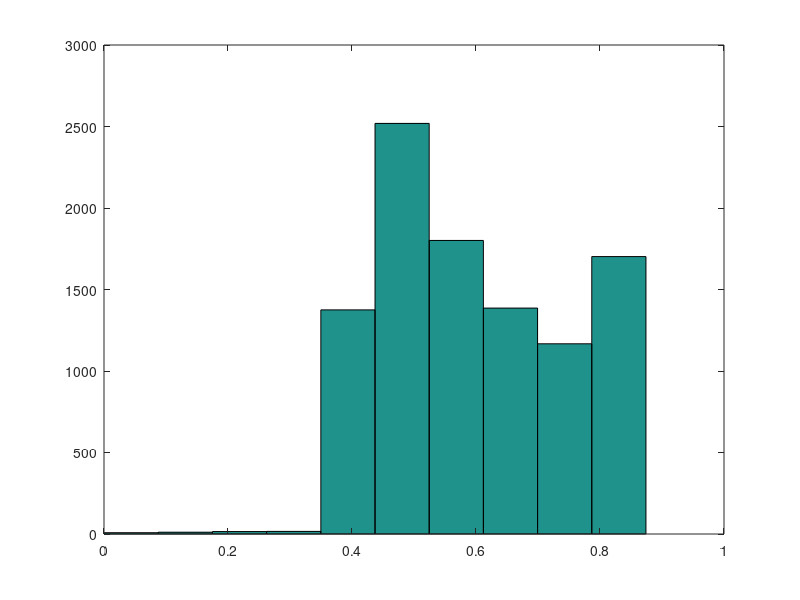

Reproduce this figure in MATLAB.
clear all 
close all
clc

N=10000;

Vsg = 1000*rand(N,1);
Vsl = 10*ones(N,1); 

for i = 1:N
  Hg(i) = 0.5249*Vsg(i)^(0.2089+0.0844*Vsl(i))*exp((-0.0175 - 0.0103*Vsl(i))*(log(Vsg(i)))*(log(Vsg(i)))-0.179*Vsl(i));
end

max(Hg)
min(Hg)
hist(Hg)






  





